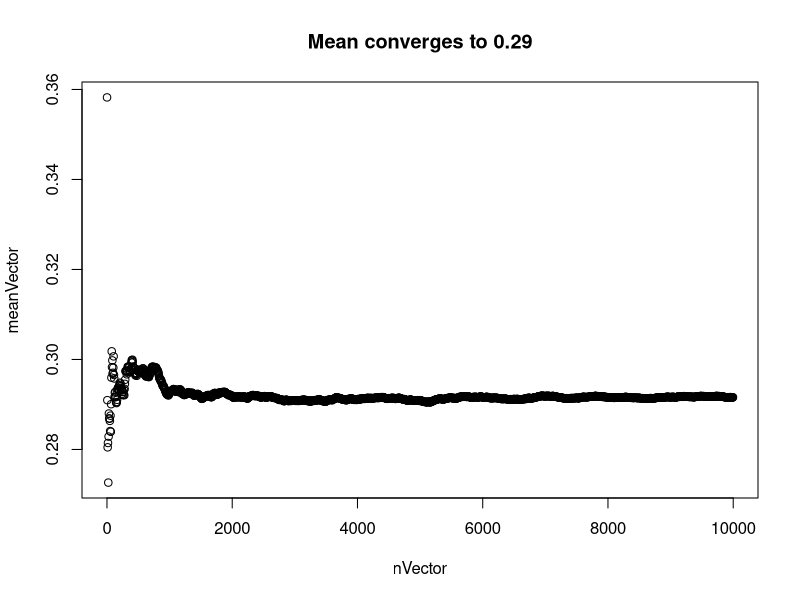
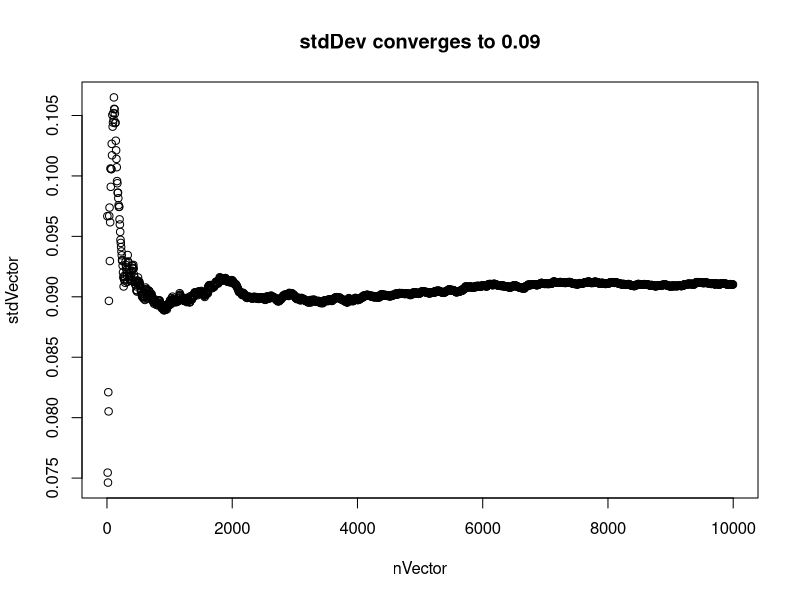
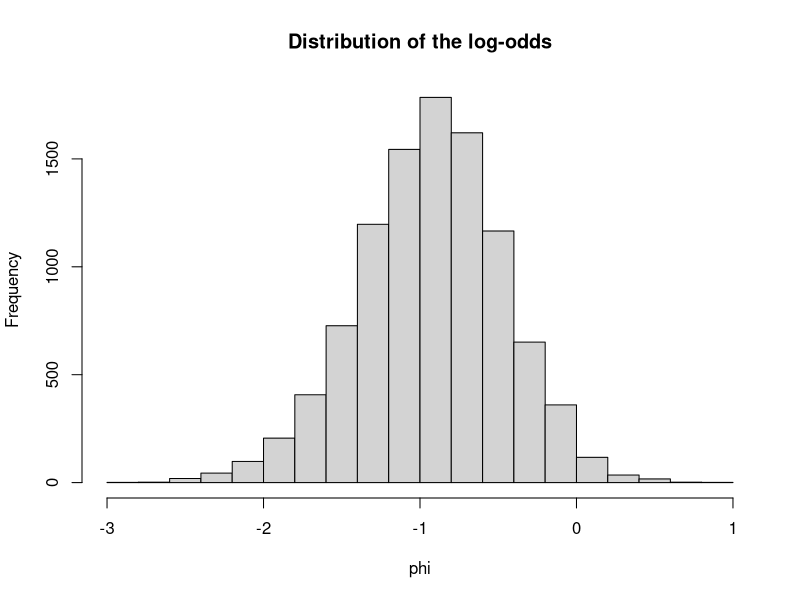

Source code (R) for these figures, in order:
#1. Bernoulli ... again.
#Let y1, ..., yn|theta ~ Bern(theta), and assume that you have obtained a sample with s = 5
#successes in n = 20 trials. Assume a Beta(alpha0, beta0) prior for theta and let alpha0 = beta0 = 2.
#
#(a) Draw random numbers from the posterior theta|y ~ Beta(alpha0 + s, beta0 + f), y =
# y1..yn and verify graphically that the posterior mean and standard deviation converges to 
# the true values as the number of random draws grows
# large.
set.seed(12345)
a0 = 2
b0 = 2
n = 20
s = 5
f = n-s
a1 = a0+s
b1 = b0+f


posteriorMean = (a0+s)/(a0+s+b0+f)


calcStdDev=function(alpha,beta){
  return(sqrt((alpha*beta)/((alpha+beta)^2*(alpha+beta+1))))
}

stdDev = calcStdDev(a1,b1)


drawBetaVal <- function(n, alpha, beta){
  return(rbeta(n,alpha,beta))
}

calcMSE <- function(n, mean, data){
  return(sqrt(1/(n-1)*sum((data-mean)^2)))
}

calcMean <- function(alpha,beta){
  return(alpha/(alpha+beta))  
}
  
nVector=c(seq(1,10000,5))
meanVector=c()
stdVector=c()
for(i in nVector){
  set.seed(12345)
  betaValues <- drawBetaVal(i, a1,b1)
  meanVector = c(meanVector, mean(betaValues))
  stdVector=c(stdVector, calcMSE(i,mean(betaValues),betaValues))
}

plot(nVector,meanVector,main="Mean converges to 0.29")
plot(nVector,stdVector, main="stdDev converges to 0.09")
print(stdDev)
print(posteriorMean)
#OK!

#Use simulation (nDraws = 10000) to compute the posterior probability
# Pr(theta > 0.3|y) and compare with the exact value [Hint: pbeta()].
set.seed(12345)
trueProb <- 1-pbeta(0.3,a1,b1)
set.seed(12345)
draws=rbeta(10000,a1,b1)
probHat = sum(draws>0.3)
prob = probHat/10000

phi=log(draws/(1-draws))
hist(phi, breaks=20, main="Distribution of the log-odds")

